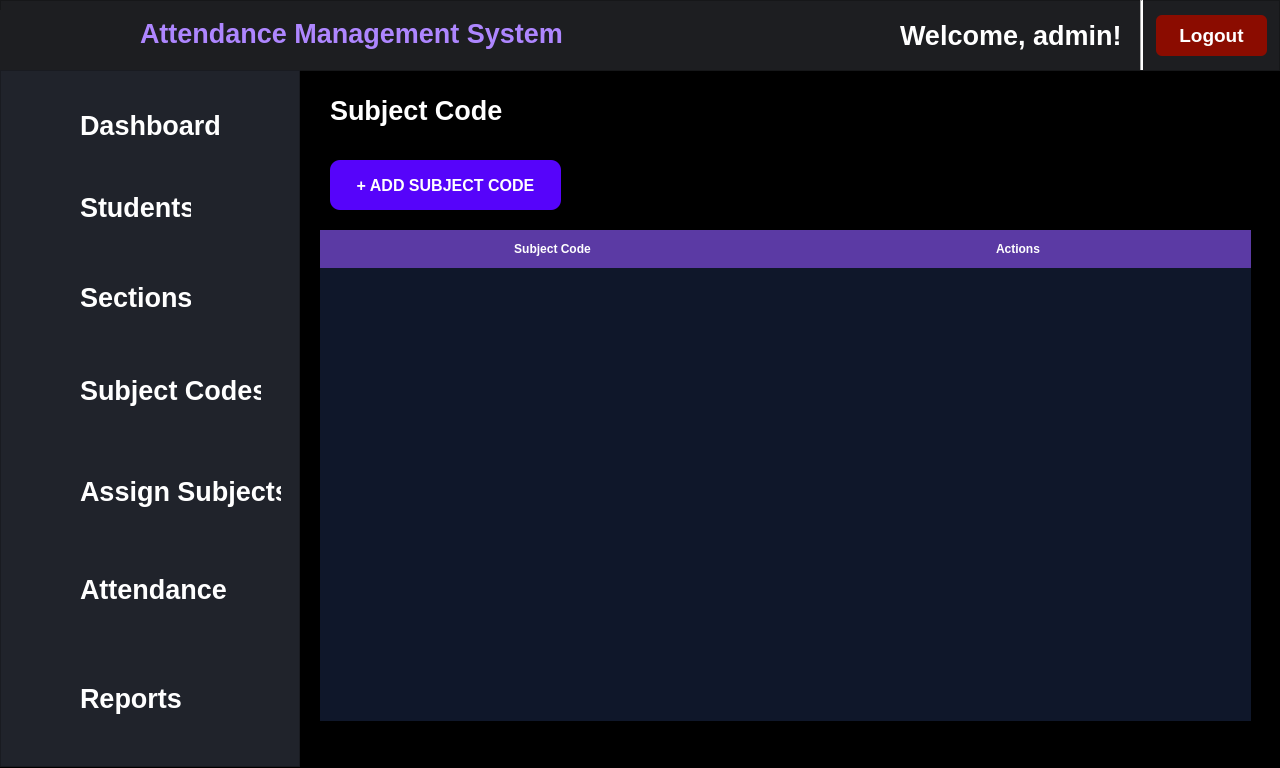
<?xml version="1.0" encoding="UTF-8"?>
<ui version="4.0">
 <class>MainWindow</class>
 <widget class="QMainWindow" name="MainWindow">
  <property name="geometry">
   <rect>
    <x>0</x>
    <y>0</y>
    <width>1280</width>
    <height>768</height>
   </rect>
  </property>
  <property name="minimumSize">
   <size>
    <width>1280</width>
    <height>768</height>
   </size>
  </property>
  <property name="maximumSize">
   <size>
    <width>1280</width>
    <height>768</height>
   </size>
  </property>
  <property name="windowTitle">
   <string>MainWindow</string>
  </property>
  <property name="styleSheet">
   <string notr="true">QMainWindow {
    background-color: #000000;
}

QWidget#centralwidget {
    background-color: #000000;
}</string>
  </property>
  <widget class="QWidget" name="centralwidget">
   <widget class="QPushButton" name="addStudentBtn">
    <property name="geometry">
     <rect>
      <x>330</x>
      <y>160</y>
      <width>231</width>
      <height>50</height>
     </rect>
    </property>
    <property name="font">
     <font>
      <family>Segoe UI</family>
      <pointsize>12</pointsize>
      <weight>75</weight>
      <bold>true</bold>
     </font>
    </property>
    <property name="styleSheet">
     <string notr="true">QPushButton{
	color: white;
	background-color: 	#5604FA;
	border-radius: 10px;
}

QPushButton#addStudentBtn:hover {
    background-color: #480DBF;
}</string>
    </property>
    <property name="text">
     <string>+ ADD SUBJECT CODE</string>
    </property>
   </widget>
   <widget class="QTableWidget" name="studentTable">
    <property name="geometry">
     <rect>
      <x>320</x>
      <y>230</y>
      <width>931</width>
      <height>491</height>
     </rect>
    </property>
    <property name="styleSheet">
     <string notr="true">QTableWidget#studentTable {
    background-color: #0f172a;
    alternate-background-color: #1e293b;
    border: none;
    color: white;
    font-size: 14px;
    gridline-color: #1e293b;
}

QHeaderView::section {
    background-color: #5b3aa4;
    color: white;
    padding: 10px;
    border: none;
    font-weight: bold;
}

QTableWidget::item {
    padding: 10px;
    border: none;
}

QTableWidget::item:selected {
    background-color: #7c3aed;
    color: white;
}</string>
    </property>
    <attribute name="horizontalHeaderDefaultSectionSize">
     <number>465</number>
    </attribute>
    <attribute name="horizontalHeaderStretchLastSection">
     <bool>true</bool>
    </attribute>
    <column>
     <property name="text">
      <string>Subject Code</string>
     </property>
     <property name="textAlignment">
      <set>AlignCenter</set>
     </property>
    </column>
    <column>
     <property name="text">
      <string>Actions</string>
     </property>
     <property name="textAlignment">
      <set>AlignCenter</set>
     </property>
    </column>
   </widget>
   <widget class="QFrame" name="topbar">
    <property name="geometry">
     <rect>
      <x>0</x>
      <y>0</y>
      <width>1280</width>
      <height>71</height>
     </rect>
    </property>
    <property name="styleSheet">
     <string notr="true">background-color: #1D1E21;</string>
    </property>
    <property name="frameShape">
     <enum>QFrame::StyledPanel</enum>
    </property>
    <property name="frameShadow">
     <enum>QFrame::Raised</enum>
    </property>
    <widget class="QLabel" name="label">
     <property name="geometry">
      <rect>
       <x>0</x>
       <y>10</y>
       <width>151</width>
       <height>71</height>
      </rect>
     </property>
     <property name="text">
      <string/>
     </property>
     <property name="pixmap">
      <pixmap>../assets/140x140.png</pixmap>
     </property>
    </widget>
    <widget class="QLabel" name="label_2">
     <property name="geometry">
      <rect>
       <x>140</x>
       <y>8</y>
       <width>431</width>
       <height>50</height>
      </rect>
     </property>
     <property name="font">
      <font>
       <family>Segoe UI</family>
       <pointsize>20</pointsize>
       <weight>75</weight>
       <bold>true</bold>
      </font>
     </property>
     <property name="styleSheet">
      <string notr="true">color: #AE86FF;</string>
     </property>
     <property name="text">
      <string>Attendance Management System</string>
     </property>
    </widget>
    <widget class="QPushButton" name="pushButton_9">
     <property name="geometry">
      <rect>
       <x>1156</x>
       <y>15</y>
       <width>111</width>
       <height>41</height>
      </rect>
     </property>
     <property name="font">
      <font>
       <family>Segoe UI</family>
       <pointsize>14</pointsize>
       <weight>75</weight>
       <bold>true</bold>
      </font>
     </property>
     <property name="cursor">
      <cursorShape>PointingHandCursor</cursorShape>
     </property>
     <property name="styleSheet">
      <string notr="true">QPushButton {
background-color: #8B0C00;
border: none;
color: white;
border-radius: 6px;
}

QPushButton:hover {
background-color: #67160F;
}</string>
     </property>
     <property name="text">
      <string>Logout</string>
     </property>
    </widget>
    <widget class="Line" name="line">
     <property name="geometry">
      <rect>
       <x>1140</x>
       <y>0</y>
       <width>3</width>
       <height>70</height>
      </rect>
     </property>
     <property name="styleSheet">
      <string notr="true">background-color: white;</string>
     </property>
     <property name="orientation">
      <enum>Qt::Vertical</enum>
     </property>
    </widget>
    <widget class="QLabel" name="label_3">
     <property name="geometry">
      <rect>
       <x>900</x>
       <y>10</y>
       <width>221</width>
       <height>50</height>
      </rect>
     </property>
     <property name="font">
      <font>
       <family>Segoe UI</family>
       <pointsize>20</pointsize>
       <weight>75</weight>
       <bold>true</bold>
      </font>
     </property>
     <property name="styleSheet">
      <string notr="true">color: white;</string>
     </property>
     <property name="text">
      <string>Welcome, admin!</string>
     </property>
    </widget>
   </widget>
   <widget class="QFrame" name="frame_2">
    <property name="geometry">
     <rect>
      <x>0</x>
      <y>70</y>
      <width>300</width>
      <height>697</height>
     </rect>
    </property>
    <property name="styleSheet">
     <string notr="true">background-color: #20232B;
padding: 10px;</string>
    </property>
    <property name="frameShape">
     <enum>QFrame::StyledPanel</enum>
    </property>
    <property name="frameShadow">
     <enum>QFrame::Raised</enum>
    </property>
    <widget class="QPushButton" name="pushButton">
     <property name="geometry">
      <rect>
       <x>70</x>
       <y>30</y>
       <width>161</width>
       <height>51</height>
      </rect>
     </property>
     <property name="font">
      <font>
       <family>Segoe UI</family>
       <pointsize>20</pointsize>
       <weight>75</weight>
       <italic>false</italic>
       <bold>true</bold>
      </font>
     </property>
     <property name="cursor">
      <cursorShape>PointingHandCursor</cursorShape>
     </property>
     <property name="styleSheet">
      <string notr="true">QPushButton {
    color: white;
    background: transparent;
    border: none;
    text-align: left;
    padding: 10px;
}

QPushButton:hover {
    color: #7B2CFF;
}

QPushButton:checked {
    color: #7B2CFF;
    font-weight: bold;
}</string>
     </property>
     <property name="text">
      <string>Dashboard</string>
     </property>
    </widget>
    <widget class="QPushButton" name="pushButton_2">
     <property name="geometry">
      <rect>
       <x>70</x>
       <y>112</y>
       <width>131</width>
       <height>51</height>
      </rect>
     </property>
     <property name="font">
      <font>
       <family>Segoe UI</family>
       <pointsize>20</pointsize>
       <weight>75</weight>
       <italic>false</italic>
       <bold>true</bold>
      </font>
     </property>
     <property name="cursor">
      <cursorShape>PointingHandCursor</cursorShape>
     </property>
     <property name="styleSheet">
      <string notr="true">QPushButton {
    color: white;
    background: transparent;
    border: none;
    text-align: left;
    padding: 10px;
}

QPushButton:hover {
    color: #7B2CFF;
}

QPushButton:checked {
    color: #7B2CFF;
    font-weight: bold;
}</string>
     </property>
     <property name="text">
      <string>Students</string>
     </property>
    </widget>
    <widget class="QPushButton" name="pushButton_3">
     <property name="geometry">
      <rect>
       <x>70</x>
       <y>202</y>
       <width>131</width>
       <height>51</height>
      </rect>
     </property>
     <property name="font">
      <font>
       <family>Segoe UI</family>
       <pointsize>20</pointsize>
       <weight>75</weight>
       <italic>false</italic>
       <bold>true</bold>
      </font>
     </property>
     <property name="cursor">
      <cursorShape>PointingHandCursor</cursorShape>
     </property>
     <property name="styleSheet">
      <string notr="true">QPushButton {
     color: white;
    background: transparent;
    border: none;
    text-align: left;
    padding: 10px;
}

QPushButton:hover {
    color: #7B2CFF;
}

QPushButton:checked {
    color: #7B2CFF;
    font-weight: bold;
}</string>
     </property>
     <property name="text">
      <string>Sections</string>
     </property>
    </widget>
    <widget class="QPushButton" name="pushButton_4">
     <property name="geometry">
      <rect>
       <x>70</x>
       <y>290</y>
       <width>201</width>
       <height>61</height>
      </rect>
     </property>
     <property name="font">
      <font>
       <family>Segoe UI</family>
       <pointsize>20</pointsize>
       <weight>75</weight>
       <italic>false</italic>
       <bold>true</bold>
      </font>
     </property>
     <property name="cursor">
      <cursorShape>PointingHandCursor</cursorShape>
     </property>
     <property name="acceptDrops">
      <bool>false</bool>
     </property>
     <property name="styleSheet">
      <string notr="true">QPushButton {
     color: white;
    background: transparent;
    border: none;
    text-align: left;
    padding: 10px;
}

QPushButton:hover {
    color: #7B2CFF;
}

QPushButton:checked {
    color: #7B2CFF;
    font-weight: bold;
}</string>
     </property>
     <property name="text">
      <string>Subject Codes</string>
     </property>
    </widget>
    <widget class="QPushButton" name="pushButton_5">
     <property name="geometry">
      <rect>
       <x>70</x>
       <y>391</y>
       <width>221</width>
       <height>61</height>
      </rect>
     </property>
     <property name="font">
      <font>
       <family>Segoe UI</family>
       <pointsize>20</pointsize>
       <weight>75</weight>
       <italic>false</italic>
       <bold>true</bold>
      </font>
     </property>
     <property name="cursor">
      <cursorShape>PointingHandCursor</cursorShape>
     </property>
     <property name="styleSheet">
      <string notr="true">QPushButton {
     color: white;
    background: transparent;
    border: none;
    text-align: left;
    padding: 10px;
}

QPushButton:hover {
    color: #7B2CFF;
}

QPushButton:checked {
    color: #7B2CFF;
    font-weight: bold;
}</string>
     </property>
     <property name="text">
      <string>Assign Subjects</string>
     </property>
    </widget>
    <widget class="QPushButton" name="pushButton_6">
     <property name="geometry">
      <rect>
       <x>70</x>
       <y>494</y>
       <width>171</width>
       <height>51</height>
      </rect>
     </property>
     <property name="font">
      <font>
       <family>Segoe UI</family>
       <pointsize>20</pointsize>
       <weight>75</weight>
       <italic>false</italic>
       <bold>true</bold>
      </font>
     </property>
     <property name="cursor">
      <cursorShape>PointingHandCursor</cursorShape>
     </property>
     <property name="styleSheet">
      <string notr="true">QPushButton {
    color: white;
    background: transparent;
    border: none;
    text-align: left;
    padding: 10px;
}

QPushButton:hover {
    color: #7B2CFF;
}

QPushButton:checked {
    color: #7B2CFF;
    font-weight: bold;
}</string>
     </property>
     <property name="text">
      <string>Attendance</string>
     </property>
    </widget>
    <widget class="QPushButton" name="pushButton_7">
     <property name="geometry">
      <rect>
       <x>70</x>
       <y>598</y>
       <width>121</width>
       <height>61</height>
      </rect>
     </property>
     <property name="font">
      <font>
       <family>Segoe UI</family>
       <pointsize>20</pointsize>
       <weight>75</weight>
       <italic>false</italic>
       <bold>true</bold>
      </font>
     </property>
     <property name="cursor">
      <cursorShape>PointingHandCursor</cursorShape>
     </property>
     <property name="styleSheet">
      <string notr="true">QPushButton {
     color: white;
    background: transparent;
    border: none;
    text-align: left;
    padding: 10px;
}

QPushButton:hover {
    color: #7B2CFF;
}

QPushButton:checked {
    color: #7B2CFF;
    font-weight: bold;
}</string>
     </property>
     <property name="text">
      <string>Reports</string>
     </property>
    </widget>
    <widget class="QLabel" name="label_4">
     <property name="geometry">
      <rect>
       <x>20</x>
       <y>30</y>
       <width>61</width>
       <height>61</height>
      </rect>
     </property>
     <property name="text">
      <string/>
     </property>
     <property name="pixmap">
      <pixmap>../assets/dashboard.png</pixmap>
     </property>
    </widget>
    <widget class="QLabel" name="label_5">
     <property name="geometry">
      <rect>
       <x>20</x>
       <y>115</y>
       <width>51</width>
       <height>51</height>
      </rect>
     </property>
     <property name="text">
      <string/>
     </property>
     <property name="pixmap">
      <pixmap>../assets/student.png</pixmap>
     </property>
    </widget>
    <widget class="QLabel" name="label_6">
     <property name="geometry">
      <rect>
       <x>20</x>
       <y>200</y>
       <width>61</width>
       <height>61</height>
      </rect>
     </property>
     <property name="text">
      <string/>
     </property>
     <property name="pixmap">
      <pixmap>../assets/section.png</pixmap>
     </property>
    </widget>
    <widget class="QLabel" name="label_7">
     <property name="geometry">
      <rect>
       <x>20</x>
       <y>300</y>
       <width>61</width>
       <height>51</height>
      </rect>
     </property>
     <property name="text">
      <string/>
     </property>
     <property name="pixmap">
      <pixmap>../assets/subject.png</pixmap>
     </property>
    </widget>
    <widget class="QLabel" name="label_8">
     <property name="geometry">
      <rect>
       <x>20</x>
       <y>400</y>
       <width>47</width>
       <height>51</height>
      </rect>
     </property>
     <property name="text">
      <string/>
     </property>
     <property name="pixmap">
      <pixmap>../assets/subject-code.png</pixmap>
     </property>
    </widget>
    <widget class="QLabel" name="label_9">
     <property name="geometry">
      <rect>
       <x>20</x>
       <y>500</y>
       <width>51</width>
       <height>51</height>
      </rect>
     </property>
     <property name="text">
      <string/>
     </property>
     <property name="pixmap">
      <pixmap>../assets/attendance.png</pixmap>
     </property>
    </widget>
    <widget class="QLabel" name="label_10">
     <property name="geometry">
      <rect>
       <x>20</x>
       <y>600</y>
       <width>61</width>
       <height>61</height>
      </rect>
     </property>
     <property name="text">
      <string/>
     </property>
     <property name="pixmap">
      <pixmap>../assets/report.png</pixmap>
     </property>
    </widget>
   </widget>
   <widget class="QLabel" name="apptitle_2">
    <property name="geometry">
     <rect>
      <x>330</x>
      <y>90</y>
      <width>211</width>
      <height>41</height>
     </rect>
    </property>
    <property name="font">
     <font>
      <family>Segoe UI</family>
      <pointsize>20</pointsize>
      <weight>75</weight>
      <italic>false</italic>
      <bold>true</bold>
     </font>
    </property>
    <property name="styleSheet">
     <string notr="true">color: #FFFFFF;
</string>
    </property>
    <property name="text">
     <string>Subject Code</string>
    </property>
   </widget>
  </widget>
 </widget>
 <resources/>
 <connections/>
</ui>
